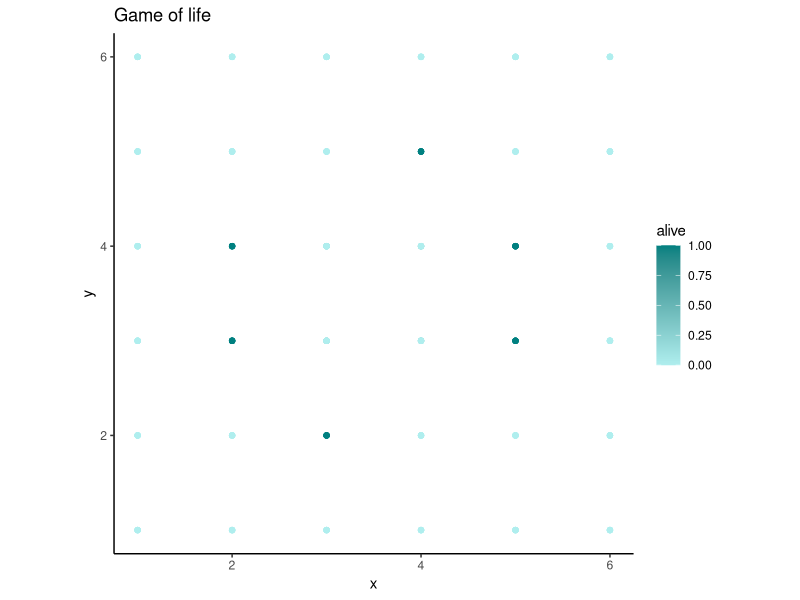

Source code (R):
# install.packages("ggplot2")
# library(ggplot2)
# install.packages('tidyverse')
library(tidyverse)
# install.packages('gganimate')
library(gganimate)


# initial state
  # data
base_mod <- c(0,0,0,0,0,0,   0,0,0,1,0,0,    0,0,1,1,0,0,    0,0,1,1,0,0,   0,0,1,0,0,0,    0,0,0,0,0,0)
mat0 <- matrix(base_mod,6,6,dimnames=list(1:6,1:6))
(mat0)

  # graph
pre_iteration <- c()
for (i in 6:1) {
  dati <- c(base_mod[c(i,i+6,i+12,i+18,i+24, i+30)])
  pre_iteration <- c(pre_iteration,dati)
}

Iteration <- data.frame(x=rep(1:6,times=6), y=rep(1:6, each=6), z=pre_iteration,ite = rep(0,times=length(pre_iteration)))
(Iteration)

# Main loop for next iteration begins here
for (i in 1:5){

      #to remove edgeline 
    mx <- ncol(mat0)-1 
    my <- nrow(mat0)-1
    new_mat <- mat0
    
      #Calcul 
    for (j in 2:mx) {
      for (k in 2:my){
     
        
         if (mat0[j,k]==1) {
            if (sum(mat0[j-1,k-1],mat0[j,k-1],mat0[j+1,k-1],mat0[j-1,k],mat0[j+1,k],mat0[j-1,k+1],mat0[j,k+1],mat0[j+1,k+1] ) %in% c(2,3)) {
                
              new_mat[j,k]=1
            } else {
              new_mat[j,k]=0
            }
           
         } else {
           if (sum(mat0[j-1,k-1],mat0[j,k-1],mat0[j+1,k-1],mat0[j-1,k],mat0[j+1,k],mat0[j-1,k+1],mat0[j,k+1],mat0[j+1,k+1] ) ==3 ) {
             new_mat[j,k]=1
           } else {
             new_mat[j,k]=0
           }
         }
        
      }
    }
    
    (new_mat)
    
       #convert matrix into df for graph purpose
    new_val <- c()
    for (c in 6:1) {
      int_df  <- c(new_mat[c,])
      new_val <-c(new_val,int_df)
    } 
    itex <- data.frame(x=rep(1:6,times=6), y=rep(1:6, each=6),z=new_val, ite=i)
    (itex)  
  
    
      

    #Add data to main dataframe
    
    Iteration <- rbind(Iteration, itex)
    
}# end of the main loop    
    
View (Iteration)


# ====================GGPLOT-ANIM==========================

p <- ggplot(data = Iteration) +
  geom_point(mapping = aes(x = x, 
                           y = y,
                           colour = z,
                           group = ite)) +
  ggtitle("Game of life") +
  xlab("x") + 
  ylab("y") +
  labs(colour = "alive") +
  scale_color_gradient(low = "paleturquoise", 
                       high = "#008080") +
  theme_classic() +
  coord_quickmap()

p
    
panim <- p + 
  transition_states(ite,  wrap = FALSE, 
                    transition_length = 3, 
                    state_length = 0.5)+
  shadow_mark(past = TRUE, 
              future = FALSE) + 
  enter_fade() +
  exit_fade()

panim

animate(panim, nframes = 100, end_pause = 15, rewind = TRUE) 
    
